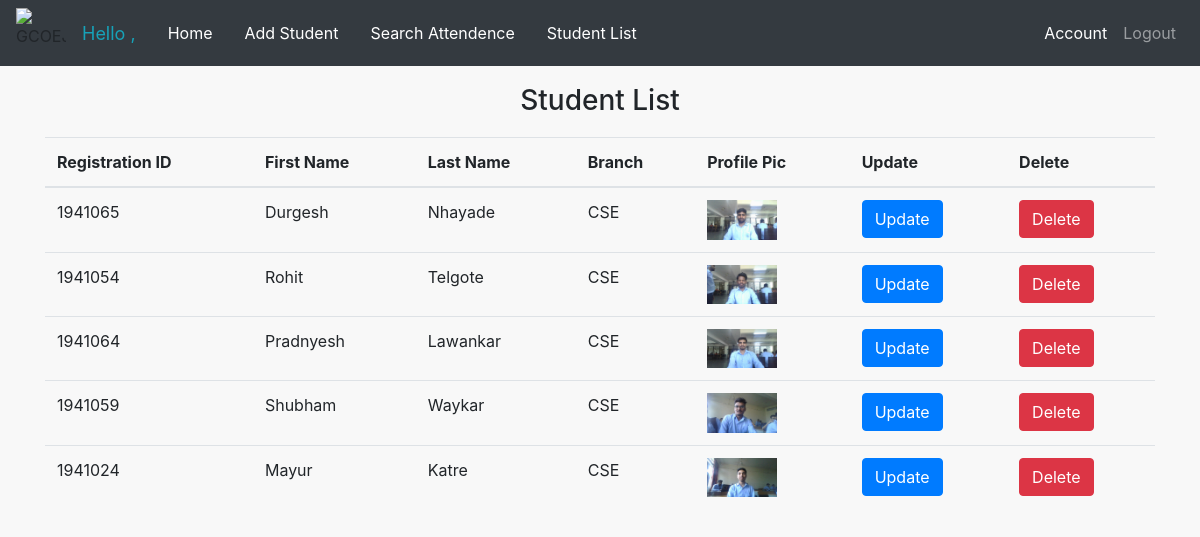
The page /students/ on the database its author committed.
### attendence_sys/models.py (models this page shows, shortened)
class Student(models.Model):
    BRANCH = (
        ('CSE','CSE'),
        ('IT','IT'),
        ('ECE','ECE'),
        ('CHEM','CHEM'),
        ('MECH','MECH'),
        ('EEE','EEE'),
    )
    YEAR = (
        ('1','1'),
        ('2','2'),
        ('3','3'),
        ('4','4'),
    )
    SECTION = (
        ('A','A'),
        ('B','B'),
        ('C','C'),
    )
    firstname = models.CharField(max_length=200, null=True, blank=True)
    lastname = models.CharField(max_length=200, null=True, blank=True)
    registration_id = models.CharField(max_length=200, null=True)
    branch = models.CharField(max_length=100, null=True, choices=BRANCH)
    year = models.CharField(max_length=100, null=True, choices=YEAR)
    section = models.CharField(max_length=100, null=True, choices=SECTION)
    profile_pic = models.ImageField(upload_to=student_directory_path ,null=True, blank=True)

### attendence_sys/views.py (the view)
# urls.py: path('students/', StudentListView.as_view(), name='student_list'),
class StudentListView(ListView):
    model = Student
    template_name = 'student_list.html'
    context_object_name = 'students'

### attendence_sys/templates/attendence_sys/student_list.html (shortened to what this page needs)
{% extends 'attendence_sys/main.html' %}
{% block content %}
    <div class="container">
        <div>
            <h3 style="text-align: center; padding-top: 10px;">Student List</h3>
            <table class="table" style="margin-top: 20px;">
                <thead>
                    <tr>
                        <th>Registration ID</th>
                        <th>First Name</th>
                        <th>Last Name</th>
                        <th>Branch</th>
                        <th>Profile Pic</th>
                        <th>Update</th>
                        <th>Delete</th>
                    </tr>
                </thead>
                <tbody>
                    {% for student in students %}
                        <tr>
                            <td>{{ student.registration_id }}</td>
                            <td>{{ student.firstname }}</td>
                            <td>{{ student.lastname }}</td>
                            <td>{{ student.branch }}</td>
                            <td>
                                <img src="{{ student.profile_pic.url }}" alt="Profile Picture" width="70" >
                            </td>
                            <td>
                                <form action="{% url 'updateStudent' student.registration_id %}" method="POST"
                                    enctype="multipart/form-data">
                                    <button type="submit" class="btn btn-primary">Update</button>
                                </form>
                            </td>
                            <td>
                                <form method="post" action="{% url 'delete_student' student.registration_id %}">
                                    <button type="submit" class="btn btn-danger">Delete</button>
                                </form>
                            </td>
                        </tr>
                    {% endfor %}
                </tbody>
            </table>
        </div>
    </div>
{% endblock %}

### attendence_sys/templates/attendence_sys/main.html (shortened to what this page needs)
<!DOCTYPE html>
<html>
<head>
	<link rel="stylesheet" href="https://stackpath.bootstrapcdn.com/bootstrap/4.3.1/css/bootstrap.min.css">
	<link rel="stylesheet" href="https://maxcdn.bootstrapcdn.com/font-awesome/4.7.0/css/font-awesome.min.css">
</head>
<body style="background-image: url('/static/images/bg.jpg');  background-repeat: no-repeat; background-attachment: fixed;background-size: 100% 100%;">
	{%  include 'attendence_sys/navbar.html' %}
	<br>
<br>
<br>
	<div class="container-fluid">
	{% block content %}
	{% endblock %}
    </div>
</body>
</html>

### attendence_sys/templates/attendence_sys/navbar.html (shortened to what this page needs)
{% load static %}
<nav class="navbar navbar-expand-lg navbar-dark fixed-top bg-dark">
 <img src="/static/images/logo (2).png"   alt="GCOEJ" height="50px" width="50px">
 <span class="nav-link"  id="ooo" >Hello , {{ request.user.faculty }}</span>
  <a href="{% url 'home' %}" class="nav-link" style="color:white  ;">Home</a>
  <a class="nav-link"  href="http://127.0.0.1:8000/add_student/" style="color: #fff;">Add Student </a>
  <a class="nav-link"  href="http://127.0.0.1:8000/searchattendence/" style="color: #fff;">Search Attendence </a>
  <a class="nav-link"  href="http://127.0.0.1:8000/students/" style="color: #fff;">Student List </a>
  <div class="collapse navbar-collapse" id="navbarNav">
    <ul class="navbar-nav ml-auto">
      <li class="nav-item">
        <a class="nav-link" href="http://127.0.0.1:8000/admin" style="color:white  ;">Account</a>
      </li>
      <li>
        <a class="nav-link" href="{% url 'logout' %}">Logout</a>
      </li>
    </ul>
  </div>
</nav>

### attendence_sys/templates/attendence_sys/navbar.html (style rules this page uses)
#ooo { color: #17A2B8; text-align: left; font-size: large; }

### attendence_sys/templates/attendence_sys/student_list.html (style rules this page uses)
body { background-image: none !important; background-color: #F8F8F8; }

### rows shown on the page
Student: registration_id "1941065", firstname "Durgesh", lastname "Nhayade", branch "CSE", profile_pic (picture)
Student: registration_id "1941054", firstname "Rohit", lastname "Telgote", branch "CSE", profile_pic (picture)
Student: registration_id "1941064", firstname "Pradnyesh", lastname "Lawankar", branch "CSE", profile_pic (picture)
Student: registration_id "1941059", firstname "Shubham", lastname "Waykar", branch "CSE", profile_pic (picture)
Student: registration_id "1941024", firstname "Mayur", lastname "Katre", branch "CSE", profile_pic (picture)
